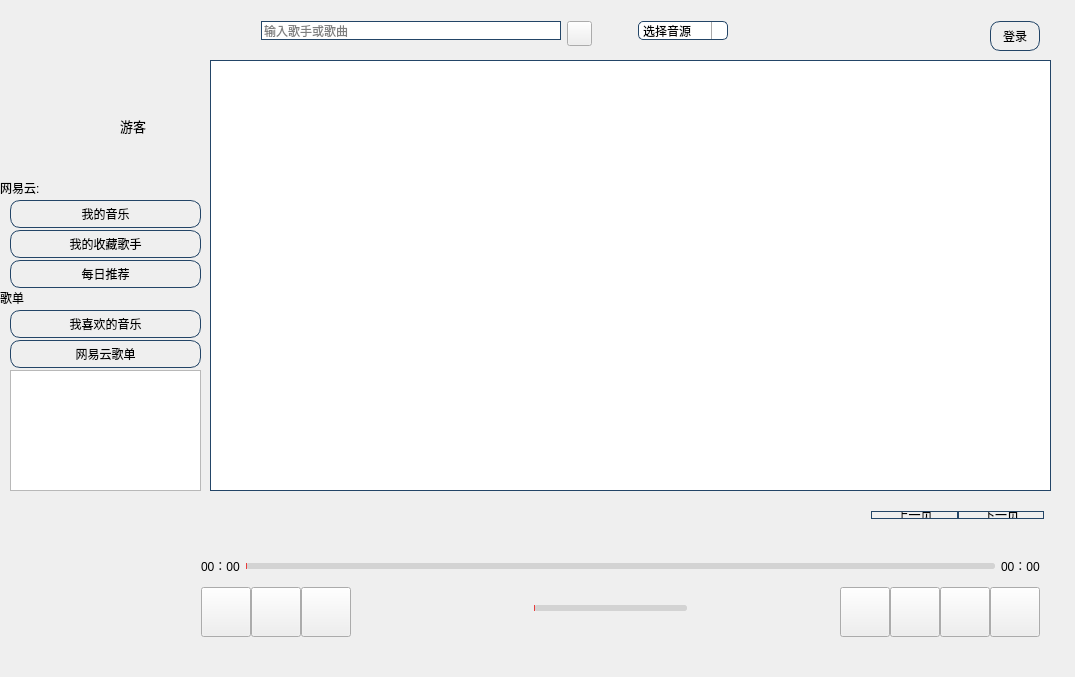
<?xml version="1.0" encoding="UTF-8"?>
<ui version="4.0">
 <class>MusicPlayer</class>
 <widget class="QMainWindow" name="MusicPlayer">
  <property name="geometry">
   <rect>
    <x>0</x>
    <y>0</y>
    <width>1075</width>
    <height>677</height>
   </rect>
  </property>
  <property name="minimumSize">
   <size>
    <width>1075</width>
    <height>677</height>
   </size>
  </property>
  <property name="windowTitle">
   <string>MusicPlayer</string>
  </property>
  <property name="styleSheet">
   <string notr="true"/>
  </property>
  <widget class="QWidget" name="centralWidget">
   <widget class="QListWidget" name="listWidget_filelist">
    <property name="geometry">
     <rect>
      <x>10</x>
      <y>370</y>
      <width>191</width>
      <height>121</height>
     </rect>
    </property>
    <property name="styleSheet">
     <string notr="true"/>
    </property>
   </widget>
   <widget class="QListWidget" name="listWidget_searchlist">
    <property name="geometry">
     <rect>
      <x>210</x>
      <y>60</y>
      <width>841</width>
      <height>431</height>
     </rect>
    </property>
    <property name="styleSheet">
     <string notr="true">/*垂直滚动条整体*/
QScrollBar:vertical
{
    width:8px;
    background:rgb(0,0,0,0%);
    margin:0px,0px,0px,0px;
    padding-top:12px;   /*上预留位置*/
    padding-bottom:12px;    /*下预留位置*/
}

/*滚动条中滑块的样式*/
QScrollBar::handle:vertical
{
    width:8px;
    background:rgb(0,0,0,25%);
    border-radius:4px;
    min-height:20px;
}

/*鼠标触及滑块样式*/
QScrollBar::handle:vertical:hover
{
    width:9px;
    background:rgb(0,0,0,50%);
    border-radius:4px;
    min-height:20;
}

/*设置下箭头*/
QScrollBar::add-line:vertical
{
    height:12px;
    width:10px;
    border-image:url(:/selectfile/scroll/3.png);
    subcontrol-position:bottom;
}

/*设置上箭头*/
QScrollBar::sub-line:vertical
{
    height:12px;
    width:10px;
    border-image:url(:/selectfile/scroll/1.png);
    subcontrol-position:top;
}

/*设置下箭头:悬浮状态*/
QScrollBar::add-line:vertical:hover
{
    height:12px;
    width:10px;
    border-image:url(:/selectfile/scroll/4.png);
    subcontrol-position:bottom;
}

/*设置上箭头：悬浮状态*/
QScrollBar::sub-line:vertical:hover
{
    height:12px;
    width:10px;
    border-image:url(:/selectfile/scroll/2.png);
    subcontrol-position:top;
}

/*当滚动条滚动的时候，上面的部分和下面的部分*/
QScrollBar::add-page:vertical,QScrollBar::sub-page:vertical
{
    background:rgb(0,0,0,10%);
    border-radius:4px;
}

QListWidget
{
    border: 1px solid #234567;

}
</string>
    </property>
   </widget>
   <widget class="QLabel" name="label">
    <property name="geometry">
     <rect>
      <x>0</x>
      <y>0</y>
      <width>191</width>
      <height>61</height>
     </rect>
    </property>
    <property name="styleSheet">
     <string notr="true">
border-image: url(:/image/image/logo.png);</string>
    </property>
    <property name="text">
     <string/>
    </property>
   </widget>
   <widget class="QLabel" name="label_pic">
    <property name="geometry">
     <rect>
      <x>10</x>
      <y>500</y>
      <width>170</width>
      <height>170</height>
     </rect>
    </property>
    <property name="minimumSize">
     <size>
      <width>170</width>
      <height>170</height>
     </size>
    </property>
    <property name="styleSheet">
     <string notr="true">border-image: url(:/image/image/cdlogo.png);
</string>
    </property>
    <property name="text">
     <string/>
    </property>
   </widget>
   <widget class="QLabel" name="label_userpic">
    <property name="geometry">
     <rect>
      <x>10</x>
      <y>70</y>
      <width>100</width>
      <height>100</height>
     </rect>
    </property>
    <property name="styleSheet">
     <string notr="true">border-image: url(:/image/image/userpic.png);</string>
    </property>
    <property name="text">
     <string/>
    </property>
   </widget>
   <widget class="QLabel" name="label_username">
    <property name="geometry">
     <rect>
      <x>120</x>
      <y>110</y>
      <width>81</width>
      <height>31</height>
     </rect>
    </property>
    <property name="font">
     <font>
      <pointsize>10</pointsize>
     </font>
    </property>
    <property name="styleSheet">
     <string notr="true"/>
    </property>
    <property name="text">
     <string>游客</string>
    </property>
   </widget>
   <widget class="QWidget" name="layoutWidget">
    <property name="geometry">
     <rect>
      <x>190</x>
      <y>540</y>
      <width>861</width>
      <height>101</height>
     </rect>
    </property>
    <layout class="QVBoxLayout" name="verticalLayout">
     <item>
      <layout class="QHBoxLayout" name="horizontalLayout_2">
       <item>
        <widget class="QLabel" name="label_nowduration">
         <property name="sizePolicy">
          <sizepolicy hsizetype="Preferred" vsizetype="Expanding">
           <horstretch>0</horstretch>
           <verstretch>0</verstretch>
          </sizepolicy>
         </property>
         <property name="minimumSize">
          <size>
           <width>0</width>
           <height>30</height>
          </size>
         </property>
         <property name="text">
          <string>00：00</string>
         </property>
        </widget>
       </item>
       <item>
        <widget class="QSlider" name="horizontalSlider_music">
         <property name="sizePolicy">
          <sizepolicy hsizetype="Expanding" vsizetype="Expanding">
           <horstretch>0</horstretch>
           <verstretch>0</verstretch>
          </sizepolicy>
         </property>
         <property name="minimumSize">
          <size>
           <width>0</width>
           <height>30</height>
          </size>
         </property>
         <property name="styleSheet">
          <string notr="true">QSlider::groove:horizontal {
    border: none;
    height: 6px;
    border-radius: 3px;
    background: lightgray;
}
QSlider::handle:horizontal {
    border: none;
    margin: -5px 0px; /* 上下边距和左右边距*/
    width: 16px;
    height: 16px;
    border-radius: 8px;
    background: #e83c3c;
    border-image: url(:/images/playPbHandle16_White.png);
}
/*划过部分*/
QSlider::sub-page:horizontal {
    background: #e83c3c;
    height: 4px;
    border-radius: 3px;
}
/*未划过部分*/
QSlider::add-page:horizontal {
    background: lightgray;
    height: 4px;
    border-radius: 3px;
}
</string>
         </property>
         <property name="orientation">
          <enum>Qt::Horizontal</enum>
         </property>
         <property name="tickPosition">
          <enum>QSlider::NoTicks</enum>
         </property>
        </widget>
       </item>
       <item>
        <widget class="QLabel" name="label_duration">
         <property name="sizePolicy">
          <sizepolicy hsizetype="Preferred" vsizetype="Expanding">
           <horstretch>0</horstretch>
           <verstretch>0</verstretch>
          </sizepolicy>
         </property>
         <property name="minimumSize">
          <size>
           <width>0</width>
           <height>30</height>
          </size>
         </property>
         <property name="text">
          <string>00：00</string>
         </property>
        </widget>
       </item>
      </layout>
     </item>
     <item>
      <spacer name="verticalSpacer">
       <property name="orientation">
        <enum>Qt::Vertical</enum>
       </property>
       <property name="sizeHint" stdset="0">
        <size>
         <width>20</width>
         <height>40</height>
        </size>
       </property>
      </spacer>
     </item>
     <item>
      <layout class="QHBoxLayout" name="horizontalLayout">
       <property name="spacing">
        <number>0</number>
       </property>
       <item>
        <widget class="QPushButton" name="pushButton_prev">
         <property name="sizePolicy">
          <sizepolicy hsizetype="Minimum" vsizetype="Expanding">
           <horstretch>0</horstretch>
           <verstretch>0</verstretch>
          </sizepolicy>
         </property>
         <property name="minimumSize">
          <size>
           <width>50</width>
           <height>50</height>
          </size>
         </property>
         <property name="styleSheet">
          <string notr="true">border-image: url(:/image/image/previous.png);</string>
         </property>
         <property name="text">
          <string/>
         </property>
        </widget>
       </item>
       <item>
        <widget class="QPushButton" name="pushButton_on">
         <property name="sizePolicy">
          <sizepolicy hsizetype="Minimum" vsizetype="Expanding">
           <horstretch>0</horstretch>
           <verstretch>0</verstretch>
          </sizepolicy>
         </property>
         <property name="minimumSize">
          <size>
           <width>50</width>
           <height>50</height>
          </size>
         </property>
         <property name="styleSheet">
          <string notr="true">border-image: url(:/image/image/play.png);</string>
         </property>
         <property name="text">
          <string/>
         </property>
        </widget>
       </item>
       <item>
        <widget class="QPushButton" name="pushButton_next">
         <property name="sizePolicy">
          <sizepolicy hsizetype="Minimum" vsizetype="Expanding">
           <horstretch>0</horstretch>
           <verstretch>0</verstretch>
          </sizepolicy>
         </property>
         <property name="minimumSize">
          <size>
           <width>50</width>
           <height>50</height>
          </size>
         </property>
         <property name="styleSheet">
          <string notr="true">border-image: url(:/image/image/next.png);</string>
         </property>
         <property name="text">
          <string/>
         </property>
        </widget>
       </item>
       <item>
        <spacer name="horizontalSpacer_2">
         <property name="orientation">
          <enum>Qt::Horizontal</enum>
         </property>
         <property name="sizeHint" stdset="0">
          <size>
           <width>40</width>
           <height>20</height>
          </size>
         </property>
        </spacer>
       </item>
       <item>
        <widget class="QLabel" name="label_6">
         <property name="minimumSize">
          <size>
           <width>30</width>
           <height>30</height>
          </size>
         </property>
         <property name="maximumSize">
          <size>
           <width>30</width>
           <height>30</height>
          </size>
         </property>
         <property name="styleSheet">
          <string notr="true">border-image: url(:/image/image/music-voice-hover.png);</string>
         </property>
         <property name="text">
          <string/>
         </property>
        </widget>
       </item>
       <item>
        <widget class="QSlider" name="horizontalSlider_volume">
         <property name="sizePolicy">
          <sizepolicy hsizetype="Expanding" vsizetype="Fixed">
           <horstretch>0</horstretch>
           <verstretch>0</verstretch>
          </sizepolicy>
         </property>
         <property name="minimumSize">
          <size>
           <width>0</width>
           <height>0</height>
          </size>
         </property>
         <property name="styleSheet">
          <string notr="true">QSlider::groove:horizontal {
    border: none;
    height: 6px;
    border-radius: 3px;
    background: lightgray;
}
QSlider::handle:horizontal {
    border: none;
    margin: -5px 0px; /* 上下边距和左右边距*/
    width: 16px;
    height: 16px;
    border-radius: 8px;
    background: #e83c3c;
    border-image: url(:/images/playPbHandle16_White.png);
}
/*划过部分*/
QSlider::sub-page:horizontal {
    background: #e83c3c;
    height: 4px;
    border-radius: 3px;
}
/*未划过部分*/
QSlider::add-page:horizontal {
    background: lightgray;
    height: 4px;
    border-radius: 3px;
}
</string>
         </property>
         <property name="orientation">
          <enum>Qt::Horizontal</enum>
         </property>
        </widget>
       </item>
       <item>
        <spacer name="horizontalSpacer_3">
         <property name="orientation">
          <enum>Qt::Horizontal</enum>
         </property>
         <property name="sizeHint" stdset="0">
          <size>
           <width>40</width>
           <height>20</height>
          </size>
         </property>
        </spacer>
       </item>
       <item>
        <widget class="QPushButton" name="pushButton_addfile">
         <property name="sizePolicy">
          <sizepolicy hsizetype="Minimum" vsizetype="Expanding">
           <horstretch>0</horstretch>
           <verstretch>0</verstretch>
          </sizepolicy>
         </property>
         <property name="minimumSize">
          <size>
           <width>50</width>
           <height>50</height>
          </size>
         </property>
         <property name="styleSheet">
          <string notr="true">border-image: url(:/image/image/music-file.png);</string>
         </property>
         <property name="text">
          <string/>
         </property>
        </widget>
       </item>
       <item>
        <widget class="QPushButton" name="pushButton">
         <property name="sizePolicy">
          <sizepolicy hsizetype="Minimum" vsizetype="Expanding">
           <horstretch>0</horstretch>
           <verstretch>0</verstretch>
          </sizepolicy>
         </property>
         <property name="minimumSize">
          <size>
           <width>50</width>
           <height>50</height>
          </size>
         </property>
         <property name="styleSheet">
          <string notr="true">
border-image: url(:/image/image/loop.png);</string>
         </property>
         <property name="text">
          <string/>
         </property>
        </widget>
       </item>
       <item>
        <widget class="QPushButton" name="pushButton_2">
         <property name="sizePolicy">
          <sizepolicy hsizetype="Minimum" vsizetype="Expanding">
           <horstretch>0</horstretch>
           <verstretch>0</verstretch>
          </sizepolicy>
         </property>
         <property name="minimumSize">
          <size>
           <width>50</width>
           <height>50</height>
          </size>
         </property>
         <property name="styleSheet">
          <string notr="true">border-image: url(:/image/image/lyric.png);</string>
         </property>
         <property name="text">
          <string/>
         </property>
        </widget>
       </item>
       <item>
        <widget class="QPushButton" name="pushButton_7">
         <property name="sizePolicy">
          <sizepolicy hsizetype="Minimum" vsizetype="Expanding">
           <horstretch>0</horstretch>
           <verstretch>0</verstretch>
          </sizepolicy>
         </property>
         <property name="minimumSize">
          <size>
           <width>50</width>
           <height>50</height>
          </size>
         </property>
         <property name="styleSheet">
          <string notr="true">border-image: url(:/image/image/current-music.png);</string>
         </property>
         <property name="text">
          <string/>
         </property>
        </widget>
       </item>
      </layout>
     </item>
    </layout>
   </widget>
   <widget class="QWidget" name="layoutWidget">
    <property name="geometry">
     <rect>
      <x>210</x>
      <y>10</y>
      <width>841</width>
      <height>41</height>
     </rect>
    </property>
    <layout class="QHBoxLayout" name="horizontalLayout_4">
     <item>
      <layout class="QHBoxLayout" name="horizontalLayout_3">
       <item>
        <spacer name="horizontalSpacer_5">
         <property name="orientation">
          <enum>Qt::Horizontal</enum>
         </property>
         <property name="sizeHint" stdset="0">
          <size>
           <width>40</width>
           <height>20</height>
          </size>
         </property>
        </spacer>
       </item>
       <item>
        <widget class="QLineEdit" name="lineEdit_searchsong">
         <property name="minimumSize">
          <size>
           <width>300</width>
           <height>0</height>
          </size>
         </property>
         <property name="maximumSize">
          <size>
           <width>16777215</width>
           <height>30</height>
          </size>
         </property>
         <property name="styleSheet">
          <string notr="true">border: 1px solid #234567;
border-radius:10px;
</string>
         </property>
         <property name="placeholderText">
          <string>输入歌手或歌曲</string>
         </property>
        </widget>
       </item>
       <item>
        <widget class="QPushButton" name="pushButton_search">
         <property name="minimumSize">
          <size>
           <width>25</width>
           <height>25</height>
          </size>
         </property>
         <property name="maximumSize">
          <size>
           <width>25</width>
           <height>25</height>
          </size>
         </property>
         <property name="styleSheet">
          <string notr="true">border-image: url(:/image/image/search.png);</string>
         </property>
         <property name="text">
          <string/>
         </property>
        </widget>
       </item>
       <item>
        <spacer name="horizontalSpacer_4">
         <property name="orientation">
          <enum>Qt::Horizontal</enum>
         </property>
         <property name="sizeHint" stdset="0">
          <size>
           <width>40</width>
           <height>20</height>
          </size>
         </property>
        </spacer>
       </item>
       <item>
        <widget class="QComboBox" name="comboBox_api">
         <property name="sizePolicy">
          <sizepolicy hsizetype="Preferred" vsizetype="Expanding">
           <horstretch>0</horstretch>
           <verstretch>0</verstretch>
          </sizepolicy>
         </property>
         <property name="minimumSize">
          <size>
           <width>90</width>
           <height>0</height>
          </size>
         </property>
         <property name="maximumSize">
          <size>
           <width>16777215</width>
           <height>30</height>
          </size>
         </property>
         <property name="styleSheet">
          <string notr="true">/* 未下拉时，QComboBox的样式 */
QComboBox {
    border: 1px solid #234567;
	border-radius:5px;
}

/* 下拉后，整个下拉窗体样式 */
QComboBox QAbstractItemView {
    border: 1px solid #234567;   /* 整个下拉窗体的边框 */
    color: #234567;
}

/* 下拉后，整个下拉窗体每项的样式 */
QComboBox QAbstractItemView::item {
    height: 50px;   
}

/* 下拉后，整个下拉窗体越过每项的样式 */
QComboBox QAbstractItemView::item:hover {
    color: #FFFFFF;
    background-color: lightgreen;
}

/* 下拉后，整个下拉窗体被选择的每项的样式 */
QComboBox QAbstractItemView::item:selected {
    color: #FFFFFF;
    background-color: lightgreen;
}

/* QComboBox中的垂直滚动条 */
QComboBox QAbstractScrollArea QScrollBar:vertical {
    width: 10px;
    background-color: #d0d2d4;   /* 空白区域的背景色  灰色green */
}

QComboBox QAbstractScrollArea QScrollBar::handle:vertical {
    border-radius: 5px;   /* 圆角 */
    background: rgb(160,160,160);   /* 小方块的背景色深灰lightblue */
}

QComboBox QAbstractScrollArea QScrollBar::handle:vertical:hover {
    background: rgb(0, 0, 0);   
}
/* 下拉框样式 */
QComboBox::drop-down {
    subcontrol-origin: padding;   
    subcontrol-position: top right;   /* 下拉框的位置（右上） */
    width: 15px;   /* 下拉框的宽度 */
    border-left-width: 1px;   /* 下拉框的左边界线宽度 */
    border-left-color: darkgray;   /* 下拉框的左边界线颜色 */
    border-left-style: solid;   /* 下拉框的左边界线为实线 */
    border-top-right-radius: 3px;   /* 下拉框的右上边界线的圆角半径（应和整个QComboBox右上边界线的圆角半径一致） */
    border-bottom-right-radius: 3px;   /* 同上 */
}</string>
         </property>
         <item>
          <property name="text">
           <string>选择音源</string>
          </property>
         </item>
         <item>
          <property name="text">
           <string>网易云</string>
          </property>
         </item>
         <item>
          <property name="text">
           <string>qq</string>
          </property>
         </item>
         <item>
          <property name="text">
           <string>酷狗</string>
          </property>
         </item>
         <item>
          <property name="text">
           <string>酷我</string>
          </property>
         </item>
         <item>
          <property name="text">
           <string>咪咕</string>
          </property>
         </item>
         <item>
          <property name="text">
           <string>百度</string>
          </property>
         </item>
        </widget>
       </item>
      </layout>
     </item>
     <item>
      <spacer name="horizontalSpacer">
       <property name="orientation">
        <enum>Qt::Horizontal</enum>
       </property>
       <property name="sizeHint" stdset="0">
        <size>
         <width>40</width>
         <height>20</height>
        </size>
       </property>
      </spacer>
     </item>
     <item>
      <widget class="QPushButton" name="pushButton_signin">
       <property name="minimumSize">
        <size>
         <width>50</width>
         <height>30</height>
        </size>
       </property>
       <property name="maximumSize">
        <size>
         <width>50</width>
         <height>16777215</height>
        </size>
       </property>
       <property name="styleSheet">
        <string notr="true">QPushButton
{
    border: 1px solid #234567;
	border-radius:10px;
}</string>
       </property>
       <property name="text">
        <string>登录</string>
       </property>
      </widget>
     </item>
    </layout>
   </widget>
   <widget class="QLabel" name="label_2">
    <property name="geometry">
     <rect>
      <x>0</x>
      <y>180</y>
      <width>72</width>
      <height>15</height>
     </rect>
    </property>
    <property name="text">
     <string>网易云:</string>
    </property>
   </widget>
   <widget class="QPushButton" name="pushButton_6">
    <property name="geometry">
     <rect>
      <x>10</x>
      <y>200</y>
      <width>191</width>
      <height>28</height>
     </rect>
    </property>
    <property name="styleSheet">
     <string notr="true">QPushButton
{
    border: 1px solid #234567;
	border-radius:10px;
}</string>
    </property>
    <property name="text">
     <string>我的音乐</string>
    </property>
   </widget>
   <widget class="QPushButton" name="pushButton_8">
    <property name="geometry">
     <rect>
      <x>10</x>
      <y>230</y>
      <width>191</width>
      <height>28</height>
     </rect>
    </property>
    <property name="styleSheet">
     <string notr="true">QPushButton
{
    border: 1px solid #234567;
	border-radius:10px;
}</string>
    </property>
    <property name="text">
     <string>我的收藏歌手</string>
    </property>
   </widget>
   <widget class="QPushButton" name="pushButton_9">
    <property name="geometry">
     <rect>
      <x>10</x>
      <y>260</y>
      <width>191</width>
      <height>28</height>
     </rect>
    </property>
    <property name="styleSheet">
     <string notr="true">QPushButton
{
    border: 1px solid #234567;
	border-radius:10px;
}</string>
    </property>
    <property name="text">
     <string>每日推荐</string>
    </property>
   </widget>
   <widget class="QLabel" name="label_3">
    <property name="geometry">
     <rect>
      <x>0</x>
      <y>290</y>
      <width>72</width>
      <height>15</height>
     </rect>
    </property>
    <property name="text">
     <string>歌单</string>
    </property>
   </widget>
   <widget class="QPushButton" name="pushButton_10">
    <property name="geometry">
     <rect>
      <x>10</x>
      <y>310</y>
      <width>191</width>
      <height>28</height>
     </rect>
    </property>
    <property name="styleSheet">
     <string notr="true">QPushButton
{
    border: 1px solid #234567;
	border-radius:10px;
}</string>
    </property>
    <property name="text">
     <string>我喜欢的音乐</string>
    </property>
   </widget>
   <widget class="QPushButton" name="pushButton_11">
    <property name="geometry">
     <rect>
      <x>10</x>
      <y>340</y>
      <width>191</width>
      <height>28</height>
     </rect>
    </property>
    <property name="styleSheet">
     <string notr="true">QPushButton
{
    border: 1px solid #234567;
	border-radius:10px;
}</string>
    </property>
    <property name="text">
     <string>网易云歌单</string>
    </property>
   </widget>
   <widget class="QWidget" name="layoutWidget">
    <property name="geometry">
     <rect>
      <x>860</x>
      <y>500</y>
      <width>195</width>
      <height>30</height>
     </rect>
    </property>
    <layout class="QHBoxLayout" name="horizontalLayout_5">
     <property name="spacing">
      <number>0</number>
     </property>
     <item>
      <widget class="QPushButton" name="pushButton_prepage">
       <property name="sizePolicy">
        <sizepolicy hsizetype="Minimum" vsizetype="Expanding">
         <horstretch>0</horstretch>
         <verstretch>0</verstretch>
        </sizepolicy>
       </property>
       <property name="styleSheet">
        <string notr="true">QPushButton
{
    border: 1px solid #234567;
	border-radius:10px;
}</string>
       </property>
       <property name="text">
        <string>上一页</string>
       </property>
      </widget>
     </item>
     <item>
      <widget class="QPushButton" name="pushButton_nextpage">
       <property name="sizePolicy">
        <sizepolicy hsizetype="Minimum" vsizetype="Expanding">
         <horstretch>0</horstretch>
         <verstretch>0</verstretch>
        </sizepolicy>
       </property>
       <property name="styleSheet">
        <string notr="true">QPushButton
{
    border: 1px solid #234567;
	border-radius:10px;
}</string>
       </property>
       <property name="text">
        <string>下一页</string>
       </property>
      </widget>
     </item>
    </layout>
   </widget>
  </widget>
 </widget>
 <layoutdefault spacing="6" margin="11"/>
 <resources/>
 <connections/>
</ui>
